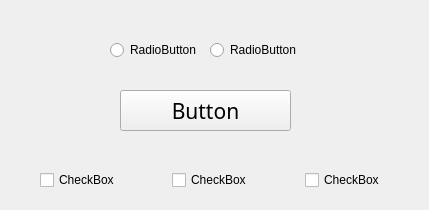
<?xml version="1.0" encoding="UTF-8"?>
<ui version="4.0">
 <class>btn_Click</class>
 <widget class="QMainWindow" name="btn_Click">
  <property name="geometry">
   <rect>
    <x>0</x>
    <y>0</y>
    <width>429</width>
    <height>210</height>
   </rect>
  </property>
  <property name="windowTitle">
   <string>MainWindow</string>
  </property>
  <widget class="QWidget" name="centralwidget">
   <widget class="QPushButton" name="pushButton">
    <property name="geometry">
     <rect>
      <x>120</x>
      <y>90</y>
      <width>171</width>
      <height>41</height>
     </rect>
    </property>
    <property name="font">
     <font>
      <family>휴먼옛체</family>
      <pointsize>16</pointsize>
     </font>
    </property>
    <property name="text">
     <string>Button</string>
    </property>
   </widget>
   <widget class="QRadioButton" name="radio_1">
    <property name="geometry">
     <rect>
      <x>110</x>
      <y>40</y>
      <width>91</width>
      <height>20</height>
     </rect>
    </property>
    <property name="text">
     <string>RadioButton</string>
    </property>
   </widget>
   <widget class="QRadioButton" name="radio_2">
    <property name="geometry">
     <rect>
      <x>210</x>
      <y>40</y>
      <width>91</width>
      <height>20</height>
     </rect>
    </property>
    <property name="text">
     <string>RadioButton</string>
    </property>
   </widget>
   <widget class="QWidget" name="">
    <property name="geometry">
     <rect>
      <x>40</x>
      <y>170</y>
      <width>391</width>
      <height>22</height>
     </rect>
    </property>
    <layout class="QHBoxLayout" name="horizontalLayout">
     <property name="sizeConstraint">
      <enum>QLayout::SetMaximumSize</enum>
     </property>
     <item>
      <widget class="QCheckBox" name="chk_1">
       <property name="text">
        <string>CheckBox</string>
       </property>
      </widget>
     </item>
     <item>
      <widget class="QCheckBox" name="chk_2">
       <property name="text">
        <string>CheckBox</string>
       </property>
      </widget>
     </item>
     <item>
      <widget class="QCheckBox" name="chk_3">
       <property name="text">
        <string>CheckBox</string>
       </property>
      </widget>
     </item>
    </layout>
   </widget>
  </widget>
 </widget>
 <resources/>
 <connections/>
</ui>
